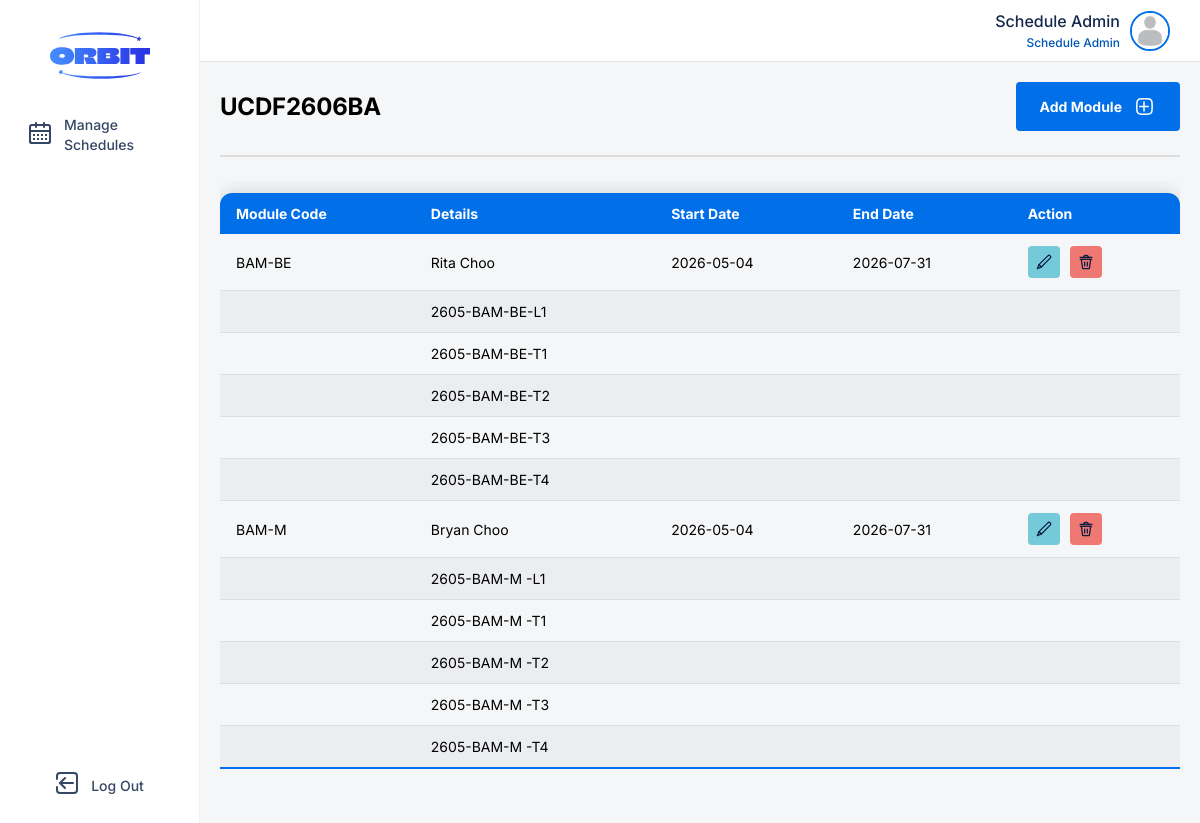
Page /client/src/pages/course-management/module-page.php?intake=UCDF2606BA (signed in) on the earlier database version.
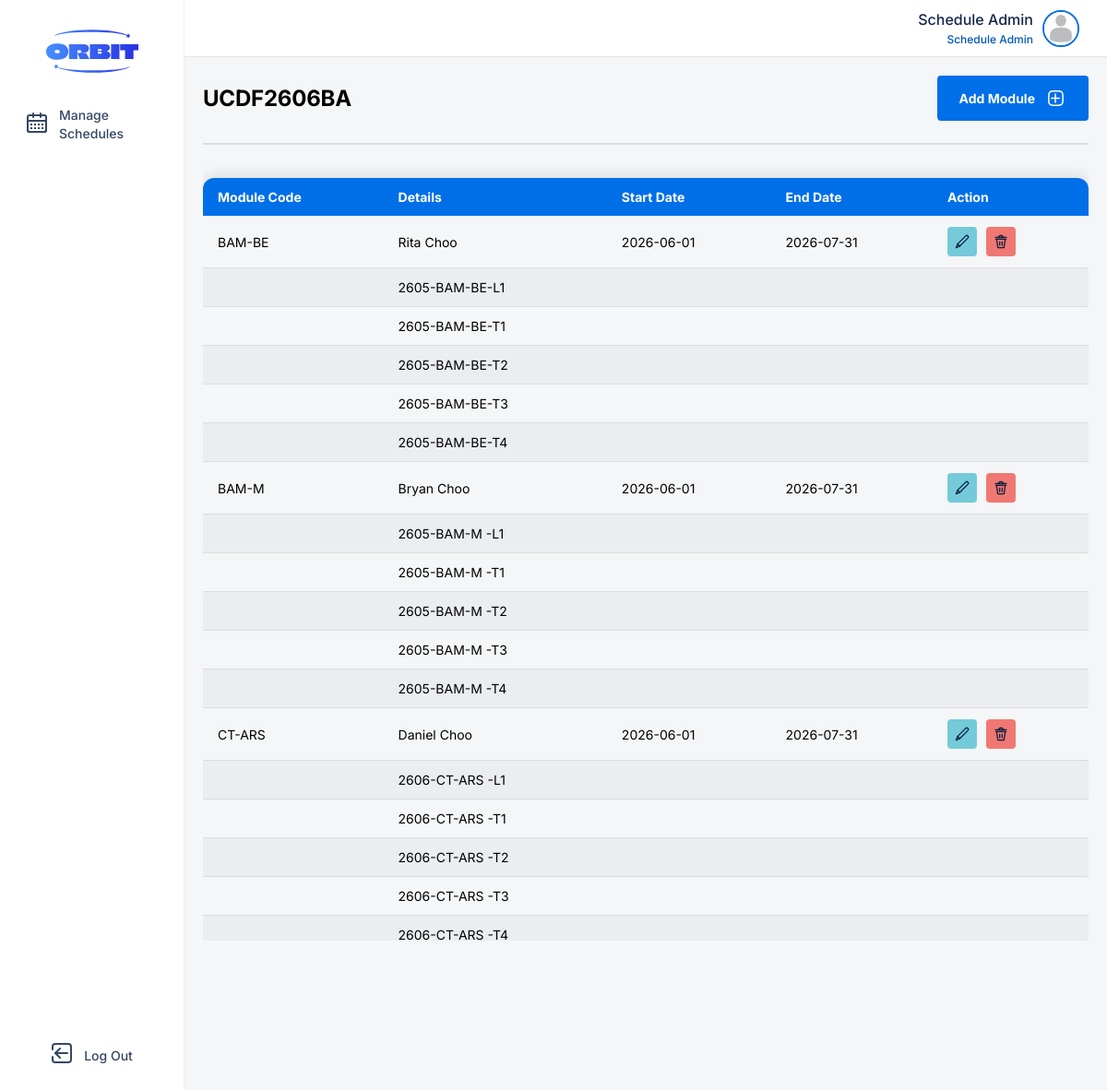
Same page on the later database version.
### tables this page shows
CREATE TABLE IF NOT EXISTS `user` (
  `user_id` int NOT NULL AUTO_INCREMENT,
  `name` varchar(255) NOT NULL,
  `password` varchar(255) NOT NULL,
  `email` varchar(50) NOT NULL,
  `phone` varchar(15) NOT NULL,
  `picture` varchar(50) DEFAULT NULL,
  `role` varchar(20) NOT NULL,
  PRIMARY KEY (`user_id`)
);

CREATE TABLE IF NOT EXISTS `intake` (
  `intake_id` varchar(20) NOT NULL,
  `course_id` varchar(10) NOT NULL,
  `name` varchar(255) NOT NULL,
  `start_date` date NOT NULL,
  `total_register` int NOT NULL,
  `status` varchar(15) NOT NULL,
  PRIMARY KEY (`intake_id`),
  KEY `course_id` (`course_id`)
);

CREATE TABLE IF NOT EXISTS `course_module` (
  `course_module_id` int NOT NULL AUTO_INCREMENT,
  `module_id` varchar(20) NOT NULL,
  `lecturer_id` varchar(10) NOT NULL,
  `intake_id` varchar(20) NOT NULL,
  `start_date` date NOT NULL,
  `end_date` date NOT NULL,
  PRIMARY KEY (`course_module_id`),
  KEY `module_id` (`module_id`),
  KEY `lecturer_id` (`lecturer_id`),
  KEY `intake_id` (`intake_id`) USING BTREE
);

CREATE TABLE IF NOT EXISTS `module_group` (
  `module_group_id` varchar(25) NOT NULL,
  `course_module_id` int NOT NULL,
  `type` varchar(10) NOT NULL,
  PRIMARY KEY (`module_group_id`),
  KEY `course_module_id` (`course_module_id`)
);

### server/models/user.php (called while the page is built, shortened)
<?php
class User {
    private $connection;
    public function __construct($database) {
        $this->connection = $database;
    }
    public function getUser($userID):array {
        $result = [
            "error" => True,
            "id" => $userID,
            "name" => "",
            "password" => "",
            "email" => "",
            "phone" => "",
            "picture" => "",
            "role" => ""
        ];
        $sql = "SELECT * FROM user WHERE user_id = $userID;";
        $statement = mysqli_query($this->connection, $sql);
        $user = mysqli_fetch_array($statement);
        if ($user) {
            $result["error"] = False;
            $result["name"] = $user["name"];
            $result["password"] = $user["password"];
            $result["email"] = $user["email"];
            $result["phone"] = $user["phone"];
            $result["picture"] = $user["picture"];
            $result["role"] = $user["role"];
        }
        return $result;
    }
}
?>

### server/controllers/manage-user.php (called while the page is built, shortened)
<?php
require_once ROOT.MODELS.'/user.php';
class ManageUser {
    private $userEditor;
    private $lecturerEditor;
    public function __construct() {
        global $connect;
        $this->userEditor = new User($connect);
        $this->lecturerEditor = new Lecturer($connect);
    }
    public function get($id):array {
        $result = [
            "error" => True,
        ];
        $user = $this->userEditor->getUser($id);
        $result["error"] = $user["error"];
        if ($result["error"]) {
            return $result;
        } else {
            $result["userID"] = $user["id"];
            $result["name"] = $user["name"];
            $result["password"] = $user["password"];
            $result["email"] = $user["email"];
            $result["phone"] = $user["phone"];
            $result["picture"] = $user["picture"];
            $result["role"] = $user["role"];
            $role = $user["role"];
        }
        switch ($role) {
            case "Lecturer":
                $lecturer = $this->lecturerEditor->getLecturer($id);
                $result["error"] = $lecturer["error"];
                if (!$result["error"]) {
                    $result["lecturerID"] = $lecturer["lecturerID"];
                    $result["qualification"] = $lecturer["qualification"];
                    $result["status"] = $lecturer["status"];
                }
                break;
        }
        return $result;
    }
}
?>

### server/routes/user-management-route.php (called while the page is built, shortened)
<?php
require_once ROOT.CONTROLLERS.'/manage-user.php';
$manageUser = new ManageUser();
function getUser($id) {
    global $manageUser;
    $data = $manageUser->get($id);
    return $data;
}
?>

### server/routes/course-management-route.php (called while the page is built, shortened)
<?php
require_once ROOT . CONTROLLERS . '/manage-intake.php';
require_once ROOT . CONTROLLERS . '/manage-user.php';
require_once ROOT . CONTROLLERS . '/manage-course-module.php';
$manageIntake = new ManageIntake();
$manageCourseModule = new ManageCourseModule();
function getIntake($intakeID) {
    global $manageIntake;
    return $manageIntake->getIntake($intakeID);
}
function getCourseModuleList($intakeID) {
    global $manageCourseModule;
    return $manageCourseModule->getList($intakeID);
}
?>

### server/controllers/manage-intake.php (called while the page is built, shortened)
<?php
require_once ROOT . MODELS . '/intake.php';
class ManageIntake {
    private $intakeEditor;
    public function __construct() {
        global $connect;
        $this->intakeEditor = new Intake($connect);
    }
    public function getIntake($intakeID) {
        $result = $this->intakeEditor->getIntake($intakeID);
        if ($result["error"]) {
            return [];
        } else {
            return [
                "intakeID" => $result["intakeID"],
                "courseID" => $result["courseID"],
                "name" => $result["name"],
                "startDate" => $result["startDate"],
                "totalRegister" => $result["totalRegister"],
                "status" => $result["status"]];
        }
    }
}
?>

### server/models/intake.php (called while the page is built, shortened)
<?php
class Intake {
    private $connection;
    public function __construct($database) {
        $this->connection = $database;
    }
    public function getIntake($intakeID):array {
        $result = [
            "error" => True,
            "intakeID" => "",
            "courseID" => "",
            "name" => "",
            "startDate" => "",
            "totalRegister" => 0,
            "status" => ""
        ];
        $sql = "SELECT * FROM intake WHERE intake_id = '$intakeID';";
        $statement = mysqli_query($this->connection, $sql);
        $intake = mysqli_fetch_array($statement);
        if ($intake) {
            $result["intakeID"] = $intake["intake_id"];
            $result["courseID"] = $intake["course_id"];
            $result["name"] = $intake["name"];
            $result["startDate"] = $intake["start_date"];
            $result["totalRegister"] = $intake["total_register"];
            $result["status"] = $intake["status"];
            $result["error"] = False;
        }
        return $result;
    }
}
?>

### server/controllers/manage-course-module.php (called while the page is built, shortened)
<?php
require_once ROOT . MODELS . '/module-group.php';
require_once ROOT . MODELS . '/intake.php';
class ManageCourseModule {
    private $connection;
    private $moduleGroupEditor;
    public function __construct() {
        global $connect;
        $this->connection = $connect;
        $this->moduleGroupEditor = new ModuleGroup($connect);
    }
    public function getList($intakeID):array {
        $result = [];
        $sql = "SELECT * FROM course_module c
                LEFT JOIN lecturer l ON c.lecturer_id = l.lecturer_id
                LEFT JOIN user u ON l.user_id = u.user_id WHERE c.intake_id = '$intakeID';";
        $statement = mysqli_query($this->connection, $sql);
        while ($row = mysqli_fetch_array($statement)) {
            $moduleGroup = $this->moduleGroupEditor->getModuleGroup($row["course_module_id"]);
            $result[] = [
                "courseModuleID" => $row["course_module_id"],
                "lecturerID" => $row["lecturer_id"],
                "moduleID" => $row["module_id"],
                "name" => $row["name"],
                "intake" => $row['intake_id'],
                "startDate" => $row["start_date"],
                "endDate" => $row["end_date"],
                "group" => $moduleGroup
            ];
        }
        return $result;
    }
}
?>

### server/models/module-group.php (called while the page is built, shortened)
<?php
class ModuleGroup {
    private $connection;
    public function __construct($database) {
        $this->connection = $database;
    }
    public function getModuleGroup($courseModuleID) {
        $result = [];
        $sql = "SELECT * FROM module_group WHERE course_module_id = $courseModuleID;";
        $statement = mysqli_query($this->connection, $sql);
        while ($row = mysqli_fetch_array($statement)) {
            $result[] = [
                "moduleGroupID" => $row["module_group_id"],
                "type" => $row["type"]
            ];
        }
        return $result;
    }
}
?>

### client/src/features/course-management/course-module-component.php (the view, shortened to what the rows shown need)
<?php
function renderTable($courseModuleList, $intakeID)
{
?>
    <div class="table-container">
    <table class="users-table">
        <thead>
            <tr>
                <th>Module Code</th>
                <th>Details</th>
                <th>Start Date</th>
                <th>End Date</th>
                <th>Action</th>
            </tr>
        </thead>
        <tbody>
            <?php foreach ($courseModuleList as $courseModule):
            ?>
                <tr>
                    <td><?php echo $courseModule['moduleID']; ?></td>
                    <td><?php echo $courseModule['name']; ?></td>
                    <td><?php echo $courseModule['startDate']; ?></td>
                    <td><?php echo $courseModule['endDate']; ?></td>
                    <td>
                        <form class="actions" method="post" action="<?php echo PAGES ?>/course-management/module-page.php?intake=<?php echo $intakeID; ?>">
                            <button class="action-btn" id="edit-btn" name="edit" type="submit">
                            </button>
                            <button class="action-btn" id="delete-btn" name="delete" type="submit">
                            </button>
                        </form>
                    </td>
                </tr>
                <?php foreach ($courseModule['group'] as $row) { ?>
                    <tr>
                        <td></td>
                        <td><?php echo $row['moduleGroupID']; ?></td>
                        <td></td>
                        <td></td>
                        <td>
                        </td>
                    </tr>
            <?php } endforeach; ?>
        </tbody>
    </table>
    </div>
<?php
}
?>

### client/src/shared/navigation-bar/admin-nav-bar.php (shortened to what the rows shown need)
<?php
function renderContentTopBar($name, $role, $profileImg = UPLOADS . '/default-profile.png') {
    echo '<div class="top-bar">';
    echo '<div class="profile" onClick="openModal(\'userProfileView\')">';
    echo '<div class="name-and-role">';
    echo '<span class="username">' . htmlspecialchars($name) . '</span>';
    echo '<span class="role">' . htmlspecialchars($role) . '</span>';
    echo '</div>';
    echo '</div>';
    echo '</div>';
}
?>

### client/src/pages/course-management/module-page.php (shortened to what the rows shown need)
<?php
include_once ROOT . COMPONENTS . '/header.php';
include_once ROOT . COMPONENTS . '/footer.php';
require_once ROOT . NAVIGATION . '/admin-nav-bar.php';
require_once ROOT . SERVICES . '/manage-course-service.php';
require_once ROOT . FEATURES . '/course-management/course-module-component.php';
$user = getUser($_SESSION['userID']);
$name = $user['name'];
$role = $user['role'];
renderContentTopBar($name, $role);
if (isset($_GET['intake'])) {
    $intake = getIntake($_GET['intake']);
} else {
    header('Location: ' . INDEX);
    exit();
}
?>
<div class="page-content">
    <div class="manage-users-container">
        <div class="title-btn-wrapper">
            <span class="manage-users-header"><?php echo $intake['intakeID']; ?></span>
            <div class="add-user-btn" onclick="openModal('addCourseModuleForm')">
                <span class="btn-text">
                </span>
            </div>
        </div>
        <?php
        $courseModuleList = getCourseModuleList($intake['intakeID']);
        renderTable($courseModuleList, $intake['intakeID']);
        ?>
    </div>
</div>

Differences in the rows shown:
changed course_module "BAM-BE": start_date "2026-05-04" → "2026-06-01"
changed course_module "BAM-M": start_date "2026-05-04" → "2026-06-01"
added course_module: module "CT-ARS", user.name "Daniel Choo", start_date "2026-06-01", end_date "2026-07-31"
added module_group: module_group_id "2606-CT-ARS -L1", shown under "CT-ARS"
added module_group: module_group_id "2606-CT-ARS -T1", shown under "CT-ARS"
added module_group: module_group_id "2606-CT-ARS -T2", shown under "CT-ARS"
added module_group: module_group_id "2606-CT-ARS -T3", shown under "CT-ARS"
added module_group: module_group_id "2606-CT-ARS -T4", shown under "CT-ARS"
